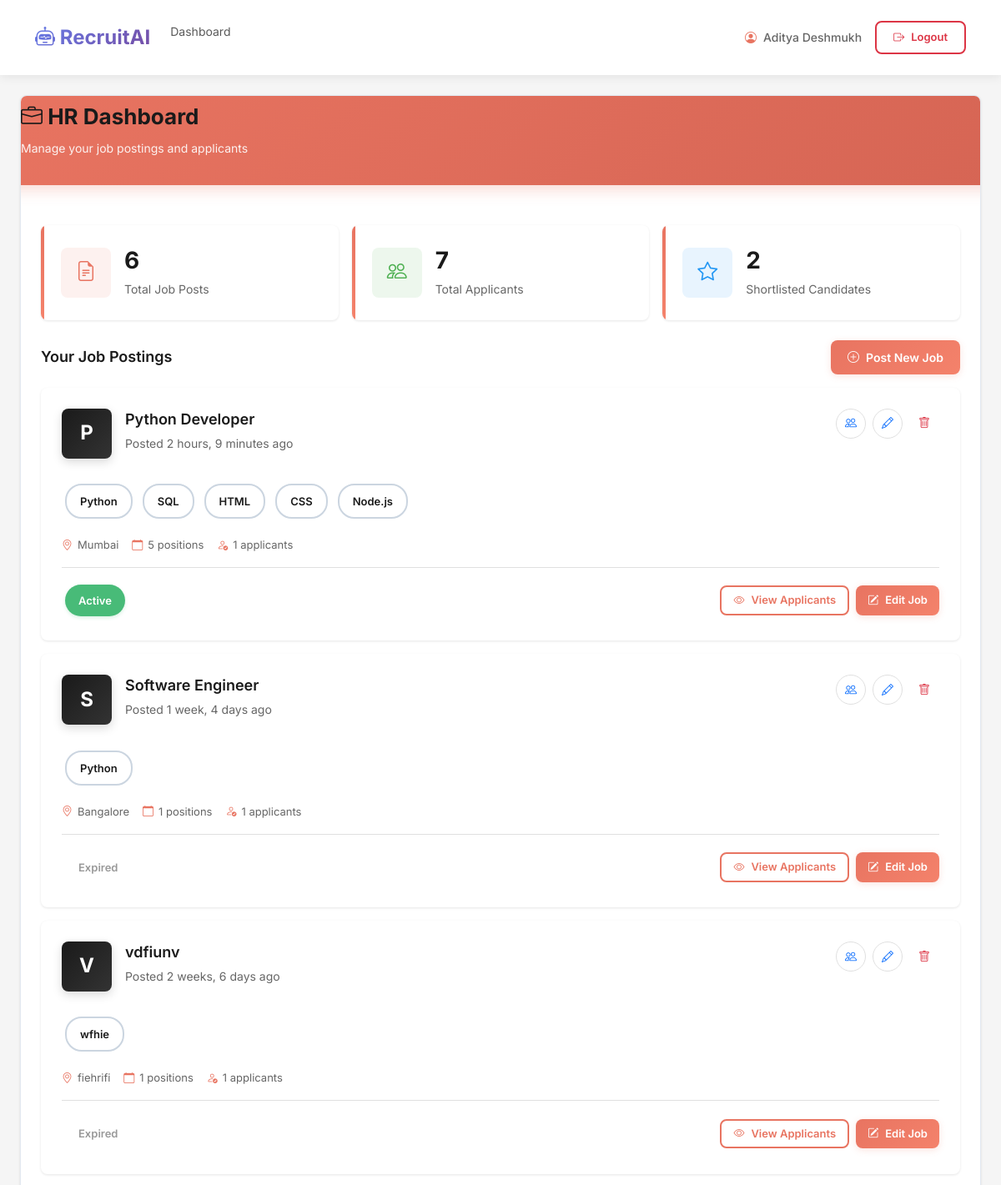
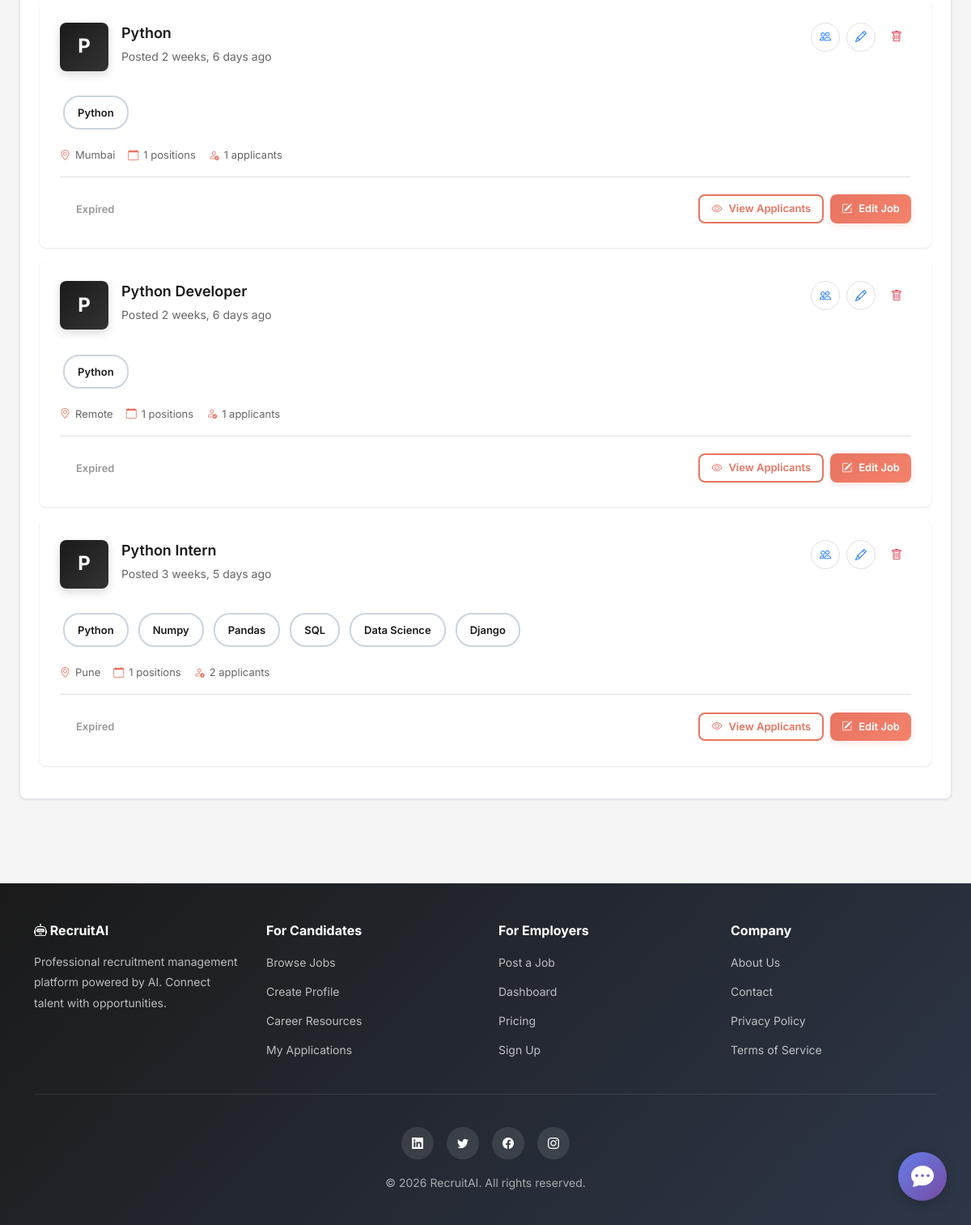
Screenshot of /hr/dashboard/ (signed in) with the database file from the repository (2 pictures, top to bottom).
### core/models.py (models this page shows, shortened)
class CustomUser(AbstractUser):
    pass
    is_hr = models.BooleanField(default=False)
    is_candidate = models.BooleanField(default=False)
    company_name = models.CharField(max_length=200, blank=True)
    email = models.EmailField(unique=True)

class JobPost(models.Model):
    recruiter = models.ForeignKey(CustomUser, on_delete=models.CASCADE, related_name='posted_jobs')
    title = models.CharField(max_length=200)
    company_name = models.CharField(max_length=200, default='RecruitAICorp')
    description = RichTextField()
    location = models.CharField(max_length=100)
    eligibility = models.CharField(max_length=200, blank=True)
    required_skills = models.TextField(help_text="Comma separated required skills", blank=True)
    vacancy = models.IntegerField(default=1)
    expiry_date = models.DateTimeField(null=True, blank=True, help_text="Deadline for applications")
    created_at = models.DateTimeField(auto_now_add=True)
    min_tenth_percentage = models.DecimalField(max_digits=5, decimal_places=2, null=True, blank=True, help_text="Minimum 10th percentage required")
    min_twelfth_percentage = models.DecimalField(max_digits=5, decimal_places=2, null=True, blank=True, help_text="Minimum 12th/Diploma percentage required")
    min_degree_percentage = models.DecimalField(max_digits=5, decimal_places=2, null=True, blank=True, help_text="Minimum degree percentage required")
    min_age = models.IntegerField(null=True, blank=True, help_text="Minimum age required")
    max_age = models.IntegerField(null=True, blank=True, help_text="Maximum age allowed")

### core/views.py (the view)
# urls.py: path('hr/dashboard/', views.hr_dashboard, name='hr_dashboard'),
@hr_required
def hr_dashboard(request):
    jobs = JobPost.objects.filter(recruiter=request.user).order_by('-created_at')
    total_jobs = jobs.count()
    total_applicants = Application.objects.filter(job__recruiter=request.user).count()
    shortlisted_count = Application.objects.filter(job__recruiter=request.user, status='SHORTLISTED').count()
    context = {
        'jobs': jobs,
        'total_jobs': total_jobs,
        'total_applicants': total_applicants,
        'shortlisted_count': shortlisted_count,
        'now': timezone.now()
    }
    return render(request, 'core/hr_dashboard.html', context)

### templates/core/hr_dashboard.html (shortened to what this page needs)
{% extends 'base.html' %}
{% load static %}
{% load custom_filters %}
{% block extra_css %}
<link rel="stylesheet" href="{% static 'css/candidate.css' %}">
<link rel="stylesheet" href="{% static 'css/components.css' %}">
{% endblock %}
{% block content %}
<div class="applications-container">
    <div class="card" style="padding: 0; overflow: hidden;">
        <div class="hr-header">
            <h2 style="margin: 0;">
                <i class="bi bi-briefcase"></i> HR Dashboard
            </h2>
            <p style="margin: 8px 0 0 0; opacity: 0.9;">Manage your job postings and applicants</p>
        </div>
        <div style="padding: var(--spacing-lg);">
            <div class="stats-grid">
                <div class="stat-card">
                    <div class="stat-icon primary">
                        <i class="bi bi-file-earmark-text"></i>
                    </div>
                    <div class="stat-content">
                        <h3>{{ total_jobs }}</h3>
                        <p>Total Job Posts</p>
                    </div>
                </div>
                <div class="stat-card">
                    <div class="stat-icon success">
                        <i class="bi bi-people"></i>
                    </div>
                    <div class="stat-content">
                        <h3>{{ total_applicants }}</h3>
                        <p>Total Applicants</p>
                    </div>
                </div>
                <div class="stat-card">
                    <div class="stat-icon info">
                        <i class="bi bi-star"></i>
                    </div>
                    <div class="stat-content">
                        <h3>{{ shortlisted_count }}</h3>
                        <p>Shortlisted Candidates</p>
                    </div>
                </div>
            </div>
            <div class="d-flex justify-content-between align-items-center mb-3">
                <h4 style="margin: 0;">Your Job Postings</h4>
                <a href="{% url 'create_job' %}" class="btn btn-primary">
                    <i class="bi bi-plus-circle"></i> Post New Job
                </a>
            </div>
            {% if jobs %}
            {% for job in jobs %}
            <div class="job-card">
                <div class="job-card-header">
                    <div class="job-logo">
                        {{ job.title|first|upper }}
                    </div>
                    <div class="job-info">
                        <h3 class="job-title">{{ job.title }}</h3>
                        <p class="job-company">Posted {{ job.created_at|timesince }} ago</p>
                    </div>
                    <div class="job-actions">
                        <a href="{% url 'job_applicants' job.id %}" class="job-action-btn" title="View Applicants">
                            <i class="bi bi-people"></i>
                        </a>
                        <a href="{% url 'edit_job' job.id %}" class="job-action-btn" title="Edit Job">
                            <i class="bi bi-pencil"></i>
                        </a>
                        <form action="{% url 'delete_job' job.id %}" method="post" style="display: inline;"
                            onsubmit="return confirm('Are you sure you want to delete this job?');">
                            <button type="submit" class="job-action-btn p-0 border-0 bg-transparent text-danger"
                                title="Delete Job">
                                <i class="bi bi-trash"></i>
                            </button>
                        </form>
                    </div>
                </div>
                <div class="job-tags">
                    {% for skill in job.required_skills|split:',' %}
                    <span class="tag tag-outline">{{ skill|strip }}</span>
                    {% endfor %}
                </div>
                <div class="job-meta">
                    <div class="job-meta-item">
                        <i class="bi bi-geo-alt"></i>
                        <span>{{ job.location }}</span>
                    </div>
                    <div class="job-meta-item">
                        <i class="bi bi-calendar"></i>
                        <span>{{ job.vacancy }} positions</span>
                    </div>
                    <div class="job-meta-item">
                        <i class="bi bi-person-check"></i>
                        <span>{{ job.applications.count }} applicants</span>
                    </div>
                </div>
                <div class="job-footer">
                    <div class="job-posted">
                        {% if job.expiry_date and job.expiry_date < now %} <span class="tag tag-danger">
                            Expired</span>
                            {% else %}
                            <span class="tag tag-success">Active</span>
                            {% endif %}
                    </div>
                    <div class="job-buttons">
                        <a href="{% url 'job_applicants' job.id %}" class="btn btn-outline btn-sm">
                            <i class="bi bi-eye"></i> View Applicants
                        </a>
                        <a href="{% url 'edit_job' job.id %}" class="btn btn-primary btn-sm">
                            <i class="bi bi-pencil-square"></i> Edit Job
                        </a>
                    </div>
                </div>
            </div>
            {% endfor %}
            {% endif %}
        </div>
    </div>
</div>
{% endblock %}

### templates/base.html (shortened to what this page needs)
<!DOCTYPE html>
<html lang="en">
<head>
    <link href="https://cdn.jsdelivr.net/npm/bootstrap@5.3.0/dist/css/bootstrap.min.css" rel="stylesheet">
    <link rel="stylesheet" href="https://cdn.jsdelivr.net/npm/bootstrap-icons@1.11.3/font/bootstrap-icons.min.css">
    {% load static %}
    <link rel="stylesheet" href="{% static 'css/candidate.css' %}">
    <link rel="stylesheet" href="{% static 'css/components.css' %}">
    <link rel="stylesheet" href="{% static 'css/hr.css' %}">
    <link rel="stylesheet" href="{% static 'css/modal.css' %}">
    <link rel="stylesheet" href="{% static 'css/chat.css' %}">
    {% block extra_css %}{% endblock %}
</head>
<body>
    <nav class="navbar navbar-expand-lg navbar-light">
        <div class="container">
            <a class="navbar-brand" href="/">
                <i class="bi bi-robot"></i> RecruitAI
            </a>
            <div class="collapse navbar-collapse" id="navbarNav">
                <ul class="navbar-nav me-auto">
                    {% if user.is_authenticated %}
                    {% if user.is_hr %}
                    <li class="nav-item">
                        <a class="nav-link" href="{% url 'hr_dashboard' %}">Dashboard</a>
                    </li>
                    {% endif %}
                    {% endif %}
                </ul>
            </div>
            <div class="d-flex align-items-center gap-3">
                {% if user.is_authenticated %}
                {% if user.is_hr %}
                <a href="{% url 'hr_profile_view' %}" class="navbar-text" style="text-decoration: none;">
                    <i class="bi bi-person-circle"></i>
                    {{ user.get_full_name|default:user.username }}
                </a>
                {% else %}
                <a href="{% url 'profile_view' %}" class="navbar-text" style="text-decoration: none;">
                    <i class="bi bi-person-circle"></i>
                    {{ user.get_full_name|default:user.username }}
                </a>
                {% endif %}
                <form method="post" action="{% url 'logout' %}" style="display: inline;">
                    <button type="submit" class="btn btn-outline-danger btn-sm">
                        <i class="bi bi-box-arrow-right"></i> Logout
                    </button>
                </form>
                {% else %}
                <a href="{% url 'login' %}" class="btn btn-primary btn-sm">
                    <i class="bi bi-box-arrow-in-right"></i> Login
                </a>
                {% endif %}
            </div>
        </div>
    </nav>
    <div class="main-content">
        {% block content %}{% endblock %}
    </div>
    <footer class="site-footer">
        <div class="container">
            <div class="footer-content">
                <div class="footer-section">
                    <h5><i class="bi bi-robot"></i> RecruitAI</h5>
                    <p style="color: rgba(255, 255, 255, 0.7);">
                        Professional recruitment management platform powered by AI.
                        Connect talent with opportunities.
                    </p>
                </div>
                <div class="footer-section">
                    <h5>For Candidates</h5>
                    <ul>
                        <li><a href="{% url 'candidate_dashboard' %}">Browse Jobs</a></li>
                        <li><a href="{% url 'update_profile' %}">Create Profile</a></li>
                        <li><a href="{% url 'career_resources' %}">Career Resources</a></li>
                        <li><a href="{% url 'my_applications' %}">My Applications</a></li>
                    </ul>
                </div>
                <div class="footer-section">
                    <h5>For Employers</h5>
                    <ul>
                        <li><a href="{% url 'create_job' %}">Post a Job</a></li>
                        <li><a href="{% url 'hr_dashboard' %}">Dashboard</a></li>
                        <li><a href="{% url 'pricing' %}">Pricing</a></li>
                        <li><a href="{% url 'hr_signup' %}">Sign Up</a></li>
                    </ul>
                </div>
                <div class="footer-section">
                    <h5>Company</h5>
                    <ul>
                        <li><a href="{% url 'about_us' %}">About Us</a></li>
                        <li><a href="{% url 'contact' %}">Contact</a></li>
                        <li><a href="{% url 'privacy_policy' %}">Privacy Policy</a></li>
                        <li><a href="{% url 'terms_of_service' %}">Terms of Service</a></li>
                    </ul>
                </div>
            </div>
            <div class="footer-bottom">
                <div class="footer-social">
                    <a href="https://linkedin.com/company/recruitai" target="_blank" rel="noopener noreferrer"><i
                            class="bi bi-linkedin"></i></a>
                    <a href="https://twitter.com/recruitai" target="_blank" rel="noopener noreferrer"><i
                            class="bi bi-twitter"></i></a>
                    <a href="https://facebook.com/recruitai" target="_blank" rel="noopener noreferrer"><i
                            class="bi bi-facebook"></i></a>
                    <a href="https://instagram.com/recruitai" target="_blank" rel="noopener noreferrer"><i
                            class="bi bi-instagram"></i></a>
                </div>
                <p style="margin-top: 1rem;">&copy; 2026 RecruitAI. All rights reserved.</p>
            </div>
        </div>
    </footer>
    <div class="chat-widget">
        <button class="chat-button" id="chatButton">
            <i class="bi bi-chat-dots-fill"></i>
        </button>
    </div>
</body>
</html>

### rows the page displays
CustomUser: get_full_name "Aditya Deshmukh"
JobPost: title|first "P", title "Python Developer", created_at "2 hours, 9 minutes", required_skills "Python" "SQL" "HTML" "CSS" "Node.js", location "Mumbai", vacancy "5", applications.count "1", shows "Active"
JobPost: title|first "S", title "Software Engineer", created_at "1 week, 4 days", required_skills "Python", location "Bangalore", vacancy "1", applications.count "1", shows "Expired"
JobPost: title|first "V", title "vdfiunv", created_at "2 weeks, 6 days", required_skills "wfhie", location "fiehrifi", vacancy "1", applications.count "1", shows "Expired"
JobPost: title|first "P", title "Python", created_at "2 weeks, 6 days", required_skills "Python", location "Mumbai", vacancy "1", applications.count "1", shows "Expired"
JobPost: title|first "P", title "Python Developer", created_at "2 weeks, 6 days", required_skills "Python", location "Remote", vacancy "1", applications.count "1", shows "Expired"
JobPost: title|first "P", title "Python Intern", created_at "3 weeks, 5 days", required_skills "Python" "Numpy" "Pandas" "SQL" "Data Science" "Django", location "Pune", vacancy "1", applications.count "2", shows "Expired"

### other values shown
{{ total_jobs }} "6"
{{ total_applicants }} "7"
{{ shortlisted_count }} "2"
